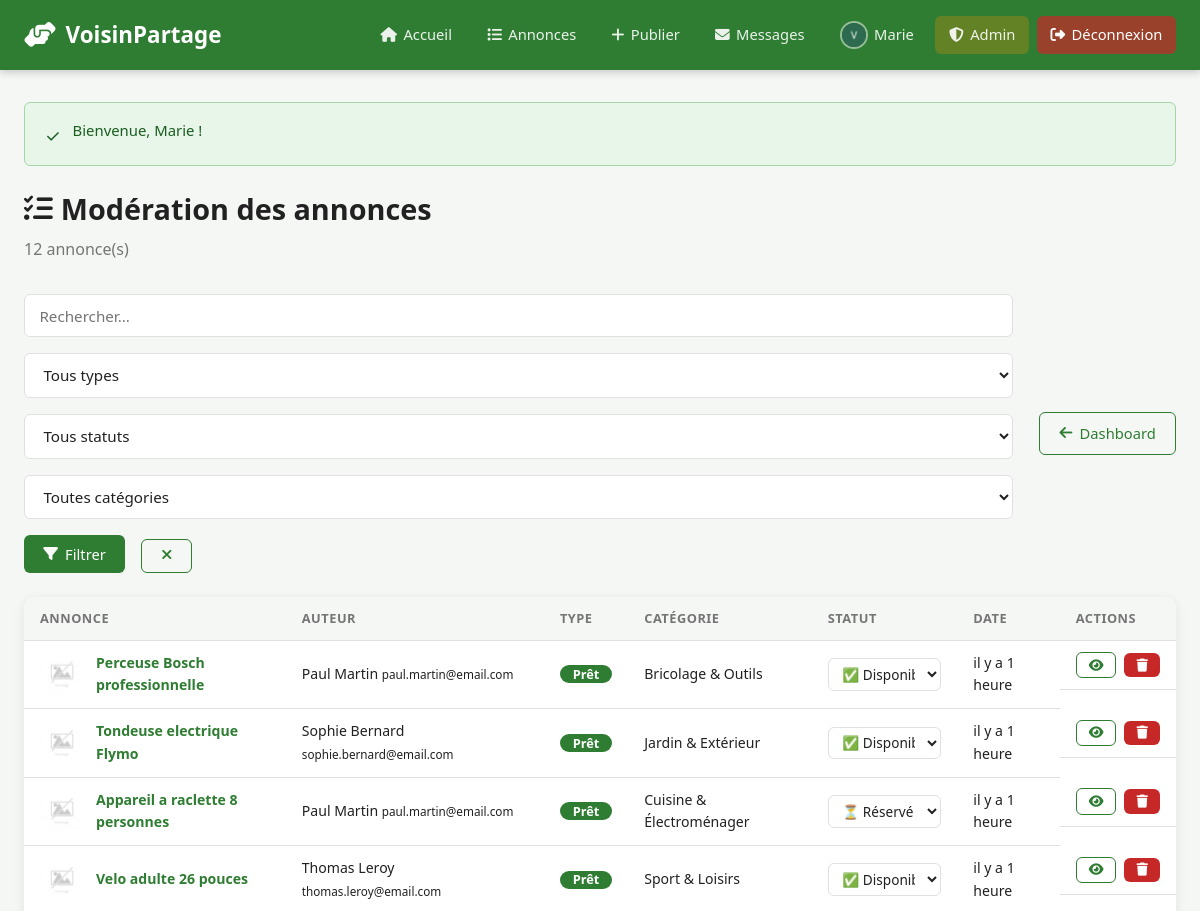
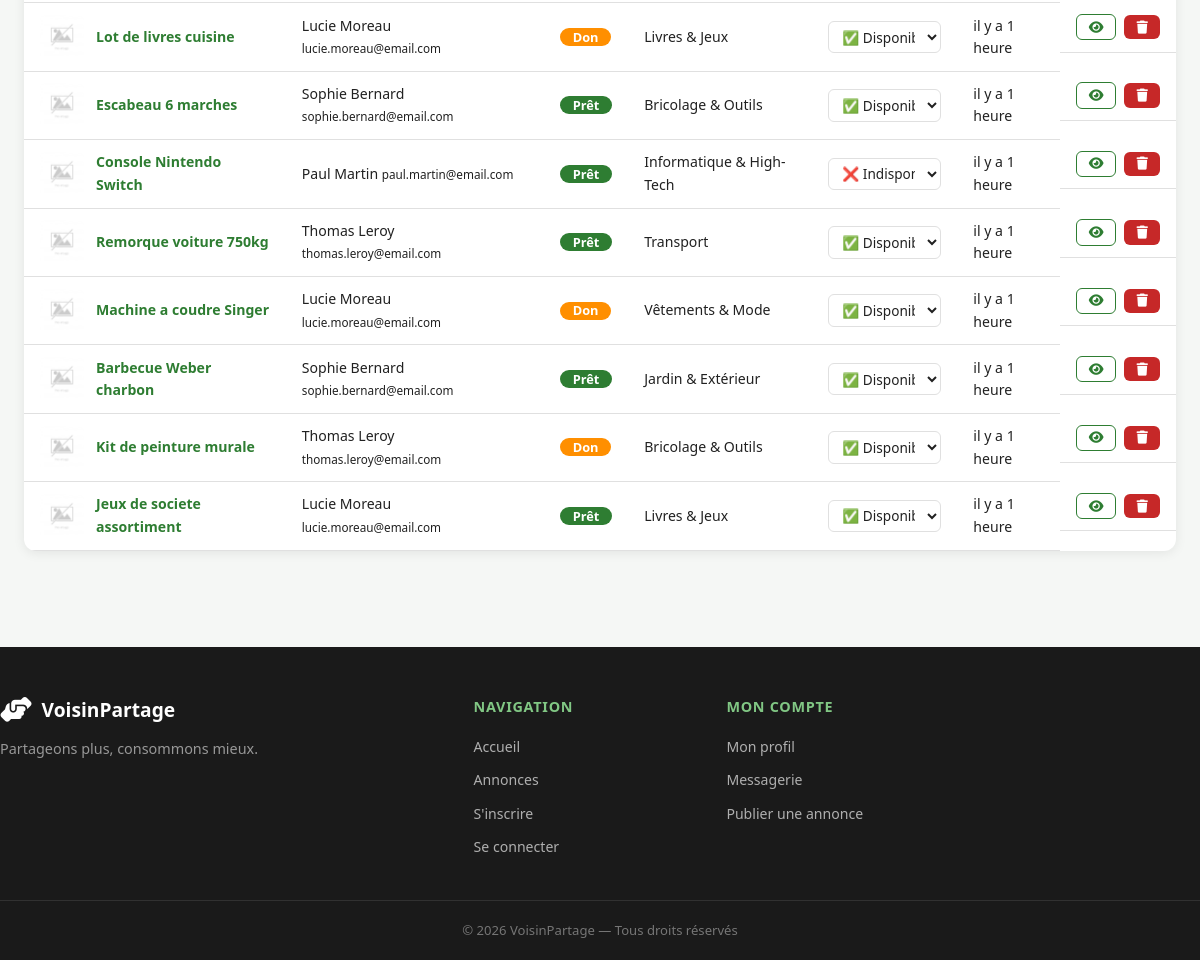
Page /admin/annonces.php (signed in) on the committed database (2 pictures, top to bottom).
### tables this page shows
CREATE TABLE IF NOT EXISTS annonces (
    id_annonce      INT UNSIGNED  NOT NULL AUTO_INCREMENT,
    titre           VARCHAR(255)  NOT NULL,
    description     TEXT          NOT NULL,
    type            ENUM('pret','don') NOT NULL DEFAULT 'pret',
    statut          ENUM('disponible','reserve','indisponible') NOT NULL DEFAULT 'disponible',
    photo           VARCHAR(255)  NOT NULL DEFAULT 'no-image.png',
    date_publication DATETIME     NOT NULL DEFAULT CURRENT_TIMESTAMP,
    id_utilisateur  INT UNSIGNED  NOT NULL,
    id_categorie    INT UNSIGNED  NOT NULL,
    PRIMARY KEY (id_annonce),
    CONSTRAINT fk_annonce_user FOREIGN KEY (id_utilisateur)
        REFERENCES utilisateurs(id_utilisateur) ON DELETE CASCADE ON UPDATE CASCADE,
    CONSTRAINT fk_annonce_cat  FOREIGN KEY (id_categorie)
        REFERENCES categories(id_categorie)    ON DELETE RESTRICT ON UPDATE CASCADE
);

CREATE TABLE IF NOT EXISTS utilisateurs (
    id_utilisateur  INT UNSIGNED      NOT NULL AUTO_INCREMENT,
    nom             VARCHAR(100)      NOT NULL,
    prenom          VARCHAR(100)      NOT NULL,
    email           VARCHAR(255)      NOT NULL UNIQUE,
    mot_de_passe    VARCHAR(255)      NOT NULL,
    telephone       VARCHAR(20)       DEFAULT NULL,
    adresse         VARCHAR(255)      DEFAULT NULL,
    quartier        VARCHAR(100)      DEFAULT NULL,
    photo_profil    VARCHAR(255)      NOT NULL DEFAULT 'default.png',
    role            ENUM('utilisateur','administrateur') NOT NULL DEFAULT 'utilisateur',
    actif           TINYINT(1)        NOT NULL DEFAULT 1,
    date_inscription DATETIME         NOT NULL DEFAULT CURRENT_TIMESTAMP,
    PRIMARY KEY (id_utilisateur)
);

CREATE TABLE IF NOT EXISTS categories (
    id_categorie INT UNSIGNED NOT NULL AUTO_INCREMENT,
    nom          VARCHAR(100) NOT NULL,
    icone        VARCHAR(100) NOT NULL DEFAULT 'fa-solid fa-box',
    description  TEXT         DEFAULT NULL,
    PRIMARY KEY (id_categorie)
);

### admin/annonces.php (the view, shortened to what this page needs)
<?php
require_once '../includes/functions.php';
$pdo = getDB();
$recherche  = trim($_GET['q']      ?? '');
$where  = [];
$params = [];
$whereSQL = $where ? 'WHERE ' . implode(' AND ', $where) : '';
$stmtA = $pdo->prepare("
    SELECT a.*, u.prenom, u.nom, u.email, c.nom AS cat_nom
    FROM annonces a
    JOIN utilisateurs u ON a.id_utilisateur = u.id_utilisateur
    JOIN categories c ON a.id_categorie = c.id_categorie
    {$whereSQL}
    ORDER BY a.date_publication DESC
");
$stmtA->execute($params);
$annonces = $stmtA->fetchAll();
require_once '../includes/header.php';
?>
<div class="admin-header">
    <h1><i class="fa-solid fa-list-check"></i> Modération des annonces</h1>
    <p><?= count($annonces) ?> annonce(s)</p>
</div>
<div class="admin-toolbar filters-form">
    <form method="GET" action="annonces.php" class="filters-form">
        <input type="text" name="q" value="<?= e($recherche) ?>"
               placeholder="Rechercher..." class="form-control">
        <select name="type" class="form-control">
            <option value="">Tous types</option>
        </select>
        <select name="statut" class="form-control">
            <option value="">Tous statuts</option>
        </select>
        <select name="cat" class="form-control">
            <option value="0">Toutes catégories</option>
        </select>
        <button type="submit" class="btn btn-primary">
            <i class="fa-solid fa-filter"></i> Filtrer
        </button>
        <a href="annonces.php" class="btn btn-outline">
            <i class="fa-solid fa-xmark"></i>
        </a>
    </form>
    <a href="dashboard.php" class="btn btn-outline">
        <i class="fa-solid fa-arrow-left"></i> Dashboard
    </a>
</div>
<div class="admin-card">
    <div class="table-responsive">
        <table class="table">
            <thead>
                <tr>
                    <th>Annonce</th>
                    <th>Auteur</th>
                    <th>Type</th>
                    <th>Catégorie</th>
                    <th>Statut</th>
                    <th>Date</th>
                    <th>Actions</th>
                </tr>
            </thead>
            <tbody>
                <?php foreach ($annonces as $a): ?>
                    <tr>
                        <td>
                            <div class="table-annonce">
                                <img src="<?= imgAnnonce($a['photo']) ?>" alt="" class="table-thumb">
                                <a href="../annonces/detail.php?id=<?= $a['id_annonce'] ?>">
                                    <?= e(mb_substr($a['titre'], 0, 40)) ?>
                                </a>
                            </div>
                        </td>
                        <td>
                            <?= e($a['prenom']) ?> <?= e($a['nom']) ?>
                            <small><?= e($a['email']) ?></small>
                        </td>
                        <td>
                            <span class="badge badge-type-<?= $a['type'] ?>">
                                <?= $a['type'] === 'pret' ? 'Prêt' : 'Don' ?>
                            </span>
                        </td>
                        <td><?= e($a['cat_nom']) ?></td>
                        <td>
                            <form method="POST" action="annonces.php">
                                <select name="statut" class="form-control form-control-sm"
                                        onchange="this.form.submit()">
                                    <option value="disponible"   <?= $a['statut'] === 'disponible'   ? 'selected' : '' ?>>✅ Disponible</option>
                                    <option value="reserve"      <?= $a['statut'] === 'reserve'      ? 'selected' : '' ?>>⏳ Réservé</option>
                                    <option value="indisponible" <?= $a['statut'] === 'indisponible' ? 'selected' : '' ?>>❌ Indisponible</option>
                                </select>
                            </form>
                        </td>
                        <td><?= formaterDate($a['date_publication']) ?></td>
                        <td class="table-actions">
                            <a href="../annonces/detail.php?id=<?= $a['id_annonce'] ?>"
                               class="btn btn-sm btn-outline" title="Voir">
                                <i class="fa-solid fa-eye"></i>
                            </a>
                            <form method="POST" action="annonces.php" style="display:inline">
                                <button type="submit" class="btn btn-sm btn-danger" title="Supprimer"
                                        onclick="return confirm('Supprimer cette annonce ?')">
                                    <i class="fa-solid fa-trash"></i>
                                </button>
                            </form>
                        </td>
                    </tr>
                <?php endforeach; ?>
            </tbody>
        </table>
    </div>
</div>
<?php require_once '../includes/footer.php'; ?>

### assets/css/style.css (style rules this page uses)
:root { --primary: #2e7d32; --primary-light: #4caf50; --primary-dark: #1b5e20; --secondary: #81c784; --accent: #ff8f00; --danger: #c62828; --warning: #f9a825; --success: #2e7d32; --info: #1565c0; --bg: #f5f7f5; --bg-white: #ffffff; --bg-card: #ffffff; --border: #e0e0e0; --text: #212121; --text-light: #757575; --text-white: #ffffff; --radius: 12px; --radius-sm: 6px; --shadow: 0 2px 12px rgba(0,0,0,.08); --shadow-hover: 0 6px 24px rgba(0,0,0,.14); --transition: 0.2s ease; --header-h: 70px; --font: 'Segoe UI', system-ui, -apple-system, sans-serif; }
*, *::before, *::after { box-sizing: border-box; margin: 0; padding: 0; }
html { scroll-behavior: smooth; }
body { font-family: var(--font); background: var(--bg); color: var(--text); line-height: 1.6; min-height: 100vh; display: flex; flex-direction: column; }
a { color: var(--primary); text-decoration: none; }
img { max-width: 100%; display: block; }
button { cursor: pointer; font-family: inherit; }
.badge { display: inline-flex; align-items: center; justify-content: center; background: var(--danger); color: #fff; font-size: .65rem; font-weight: 700; border-radius: 999px; min-width: 18px; height: 18px; padding: 0 5px; }
.btn { display: inline-flex; align-items: center; gap: .45rem; padding: .55rem 1.2rem; border-radius: var(--radius-sm); font-size: .92rem; font-weight: 500; border: none; cursor: pointer; transition: all var(--transition); text-decoration: none; white-space: nowrap; }
.btn-primary { background: var(--primary); color: #fff; }
.btn-outline { background: transparent; border: 1.5px solid var(--primary); color: var(--primary); }
.btn-danger { background: var(--danger); color: #fff; }
.btn-sm { padding: .35rem .75rem; font-size: .82rem; }
.form-control { width: 100%; padding: .65rem .9rem; border: 1.5px solid var(--border); border-radius: var(--radius-sm); font-size: .95rem; font-family: var(--font); background: var(--bg-white); color: var(--text); transition: border-color var(--transition), box-shadow var(--transition); }
.form-control-sm { padding: .3rem .6rem; font-size: .85rem; }
.badge-type-pret { background: var(--primary); }
.badge-type-don { background: var(--accent); }
.filters-form { display: flex; gap: 1rem; align-items: flex-end; flex-wrap: wrap; }
.badge { display: inline-flex; align-items: center; gap: .35rem; padding: .35rem .8rem; border-radius: 999px; font-size: .8rem; font-weight: 700; }
.badge-type-pret { background: var(--primary); color: #fff; }
.badge-type-don { background: var(--accent); color: #fff; }
.table-responsive { overflow-x: auto; }
.table { width: 100%; border-collapse: collapse; }
.table th, .table td { padding: .9rem 1rem; text-align: left; border-bottom: 1px solid var(--border); font-size: .88rem; }
.table th { font-weight: 700; background: var(--bg); color: var(--text-light); font-size: .8rem; text-transform: uppercase; letter-spacing: .04em; }
.table-annonce { display: flex; align-items: center; gap: .75rem; }
.table-thumb { width: 44px; height: 44px; border-radius: var(--radius-sm); object-fit: cover; }
.table-annonce a { font-size: .88rem; font-weight: 600; display: block; }
.table-actions { display: flex; gap: .5rem; align-items: center; }
.admin-header { margin-bottom: 2rem; }
.admin-header h1 { font-size: 1.8rem; display: flex; align-items: center; gap: .5rem; }
.admin-header p { color: var(--text-light); margin-top: .3rem; }
.admin-card { background: var(--bg-card); border-radius: var(--radius); box-shadow: var(--shadow); overflow: hidden; }
.admin-card .table th, .admin-card .table td { padding: .7rem 1rem; }
.admin-toolbar { display: flex; gap: 1rem; align-items: center; justify-content: space-between; margin-bottom: 1.5rem; flex-wrap: wrap; }

### rows in the picture
annonces: photo (placeholder picture), titre "Perceuse Bosch professionnelle", id_utilisateur.prenom "Paul", id_utilisateur.nom "Martin", id_utilisateur.email "paul.martin@email.com", type "Prêt", id_categorie.nom "Bricolage & Outils", statut "✅ Disponible", date_publication "il y a 1 heure"
annonces: photo (placeholder picture), titre "Tondeuse electrique Flymo", id_utilisateur.prenom "Sophie", id_utilisateur.nom "Bernard", id_utilisateur.email "sophie.bernard@email.com", type "Prêt", id_categorie.nom "Jardin & Extérieur", statut "✅ Disponible", date_publication "il y a 1 heure"
annonces: photo (placeholder picture), titre "Appareil a raclette 8 personnes", id_utilisateur.prenom "Paul", id_utilisateur.nom "Martin", id_utilisateur.email "paul.martin@email.com", type "Prêt", id_categorie.nom "Cuisine & Électroménager", statut "⏳ Réservé", date_publication "il y a 1 heure"
annonces: photo (placeholder picture), titre "Velo adulte 26 pouces", id_utilisateur.prenom "Thomas", id_utilisateur.nom "Leroy", id_utilisateur.email "thomas.leroy@email.com", type "Prêt", id_categorie.nom "Sport & Loisirs", statut "✅ Disponible", date_publication "il y a 1 heure"
annonces: photo (placeholder picture), titre "Lot de livres cuisine", id_utilisateur.prenom "Lucie", id_utilisateur.nom "Moreau", id_utilisateur.email "lucie.moreau@email.com", type "Don", id_categorie.nom "Livres & Jeux", statut "✅ Disponible", date_publication "il y a 1 heure"
annonces: photo (placeholder picture), titre "Escabeau 6 marches", id_utilisateur.prenom "Sophie", id_utilisateur.nom "Bernard", id_utilisateur.email "sophie.bernard@email.com", type "Prêt", id_categorie.nom "Bricolage & Outils", statut "✅ Disponible", date_publication "il y a 1 heure"
annonces: photo (placeholder picture), titre "Console Nintendo Switch", id_utilisateur.prenom "Paul", id_utilisateur.nom "Martin", id_utilisateur.email "paul.martin@email.com", type "Prêt", id_categorie.nom "Informatique & High-Tech", statut "❌ Indisponible", date_publication "il y a 1 heure"
annonces: photo (placeholder picture), titre "Remorque voiture 750kg", id_utilisateur.prenom "Thomas", id_utilisateur.nom "Leroy", id_utilisateur.email "thomas.leroy@email.com", type "Prêt", id_categorie.nom "Transport", statut "✅ Disponible", date_publication "il y a 1 heure"
annonces: photo (placeholder picture), titre "Machine a coudre Singer", id_utilisateur.prenom "Lucie", id_utilisateur.nom "Moreau", id_utilisateur.email "lucie.moreau@email.com", type "Don", id_categorie.nom "Vêtements & Mode", statut "✅ Disponible", date_publication "il y a 1 heure"
annonces: photo (placeholder picture), titre "Barbecue Weber charbon", id_utilisateur.prenom "Sophie", id_utilisateur.nom "Bernard", id_utilisateur.email "sophie.bernard@email.com", type "Prêt", id_categorie.nom "Jardin & Extérieur", statut "✅ Disponible", date_publication "il y a 1 heure"
annonces: photo (placeholder picture), titre "Kit de peinture murale", id_utilisateur.prenom "Thomas", id_utilisateur.nom "Leroy", id_utilisateur.email "thomas.leroy@email.com", type "Don", id_categorie.nom "Bricolage & Outils", statut "✅ Disponible", date_publication "il y a 1 heure"
annonces: photo (placeholder picture), titre "Jeux de societe assortiment", id_utilisateur.prenom "Lucie", id_utilisateur.nom "Moreau", id_utilisateur.email "lucie.moreau@email.com", type "Prêt", id_categorie.nom "Livres & Jeux", statut "✅ Disponible", date_publication "il y a 1 heure"

### other values in the picture
$_SESSION['prenom'] "Marie"
$icon "✓"
$message "Bienvenue, Marie !"
count($annonces) "12"
